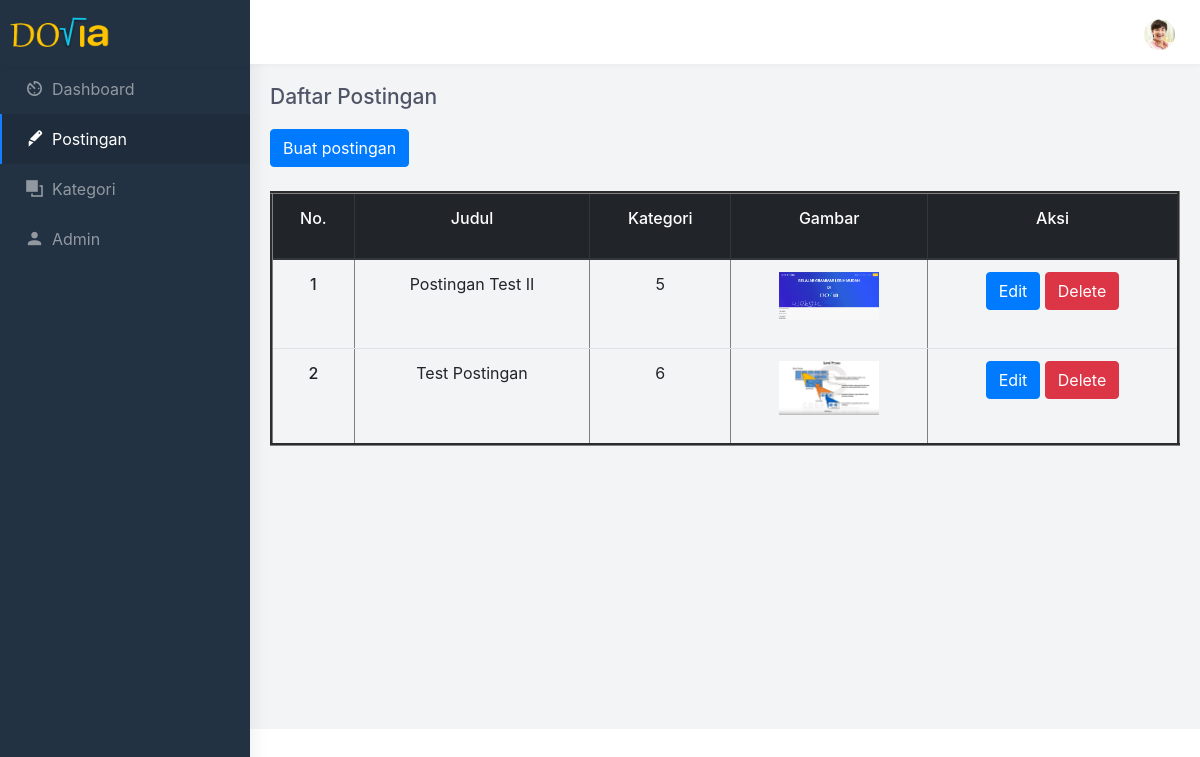
The app's page /admin/list_post.php (signed in) with its own data.
### tables this page shows
CREATE TABLE `post` (
  `id_post` int(5) NOT NULL,
  `judul_post` varchar(1000) NOT NULL,
  `isi_post` text NOT NULL,
  `id_kategori` int(11) NOT NULL,
  `gambar_post` varchar(150) NOT NULL
);

### admin/list_post.php (the view, shortened to what this page needs)
<!DOCTYPE html>
<html lang="en">
<?php
    include "../connect.php";
    $query = mysqli_query($connect, "SELECT kategori.*, post.* FROM post LEFT JOIN kategori on post.id_kategori = kategori.id_kategori order by
            post.id_post DESC") or die(mysqli_error());
    $data = mysqli_fetch_assoc($query);
?>
<head>
    <link href="assets/chartist/dist/chartist.min.css" rel="stylesheet">
    <link href="dist/css/style.min.css" rel="stylesheet">
    <link rel="stylesheet" href="https://maxcdn.bootstrapcdn.com/bootstrap/4.0.0/css/bootstrap.min.css">
</head>
<body>
    <div id="main-wrapper" data-navbarbg="skin6" data-theme="light" data-layout="vertical" data-sidebartype="full"
        data-boxed-layout="full">
        <header class="topbar" data-navbarbg="skin6">
            <nav class="navbar top-navbar navbar-expand-md navbar-light">
                <div class="navbar-header" data-logobg="skin5">
                    <div class="navbar-brand">
                        <a href="index.html" class="logo">
                            <b class="logo-icon">
                                <img src="../develop-img/logo-lg.png" alt="homepage" class="light-logo" height="50px" width="100px"/>
                            </b>
                        </a>
                    </div>
                </div>
                <div class="navbar-collapse collapse" id="navbarSupportedContent" data-navbarbg="skin6">
                    <ul class="navbar-nav float-left mr-auto">
                        <li class="nav-item search-box">
                            <a class="nav-link waves-effect waves-dark" href="javascript:void(0)">
                            </a>
                        </li>
                    </ul>
                    <ul class="navbar-nav float-right">
                        <li class="nav-item dropdown">
                            <a class="nav-link dropdown-toggle text-muted waves-effect waves-dark pro-pic" href=""
                                data-toggle="dropdown" aria-haspopup="true" aria-expanded="false"><img
                                    src="assets/images/users/1.jpg" alt="user" class="rounded-circle"
                                    width="31"></a>
                        </li>
                    </ul>
                </div>
            </nav>
        </header>
        <aside class="left-sidebar" data-sidebarbg="skin5">
            <div class="scroll-sidebar">
                <nav class="sidebar-nav">
                    <ul id="sidebarnav">
                        <li class="sidebar-item">
                            <a class="sidebar-link waves-effect waves-dark sidebar-link" href="index.php"
                                aria-expanded="false">
                                <i class="mdi mdi-av-timer"></i>
                                <span class="hide-menu">Dashboard</span>
                            </a>
                        </li>
                        <li class="sidebar-item">
                            <a class="sidebar-link waves-effect waves-dark sidebar-link" href="list_post.php"
                                aria-expanded="false">
                                <i class="mdi mdi-box-cutter"></i>
                                <span class="hide-menu">Postingan</span>
                            </a>
                        </li>
                        <li class="sidebar-item">
                            <a class="sidebar-link waves-effect waves-dark sidebar-link" href="list_Kategori.php"
                                aria-expanded="false">
                                <i class="mdi mdi-arrange-bring-forward"></i>
                                <span class="hide-menu">Kategori</span>
                            </a>
                        </li>
                        <li class="sidebar-item">
                            <a class="sidebar-link waves-effect waves-dark sidebar-link" href="list_admin.php"
                                aria-expanded="false">
                                <i class="mdi mdi-account"></i>
                                <span class="hide-menu">Admin</span>
                            </a>
                        </li>
                    </ul>
                </nav>
            </div>
        </aside>
        <div class="page-wrapper">
            <div class="page-breadcrumb">
                <div class="row">
                    <div class="col-5 align-self-center">
                        <h2 class="page-title">Daftar Postingan</h2>
                    </div>
                </div>
            </div>
            <div class="container-fluid">
            <a href="tambah_post.php"class="btn btn-primary">Buat postingan</a><br><br>
            <table class="table" border="3">
                <thead class="thead-dark">
                    <tr>
                        <th scope="col"><p align="center">No.</p></th>
                        <th scope="col"><p align="center">Judul</p></th>
                        <th scope="col"><p align="center">Kategori</p></th>
                        <th scope="col"><p align="center">Gambar</p></th>
                        <th scope="col"><p align="center">Aksi</p></th>
                    </tr>
                </thead>
                <tbody>
                <?php $num = 0; do{ $num++; ?>
                    <tr>
                        <th scope="row"><p align="center"><?=$num;?></p></th>
                        <td><p align="center"><?=$data['judul_post'];?></p></td>
                        <td><p align="center"><?=$data['id_kategori'];?></p></td>
                        <td><p align="center"><img src="../upload/<?=$data['gambar_post'];?>" style="width:100px;"></p></td>
                        <td>
                        <div <p align="center">
                                <a class="btn btn-primary" href="edit_post.php?id=<?=$data['id_post'];?>">Edit</a>
                                <a class="btn btn-danger" href="hapus_post.php?id=<?=$data['id_post'];?>">Delete</a>
                            </div>
                        </td>
                    </tr>
                <?php }while($data = mysqli_fetch_assoc($query)); ?>
                </tbody>
            </table>
            </div>
        </div>
    </div>
</body>
</html>

### records on screen
post: judul_post "Postingan Test II", id_kategori "5", gambar_post (picture)
post: judul_post "Test Postingan", id_kategori "6", gambar_post (picture)
